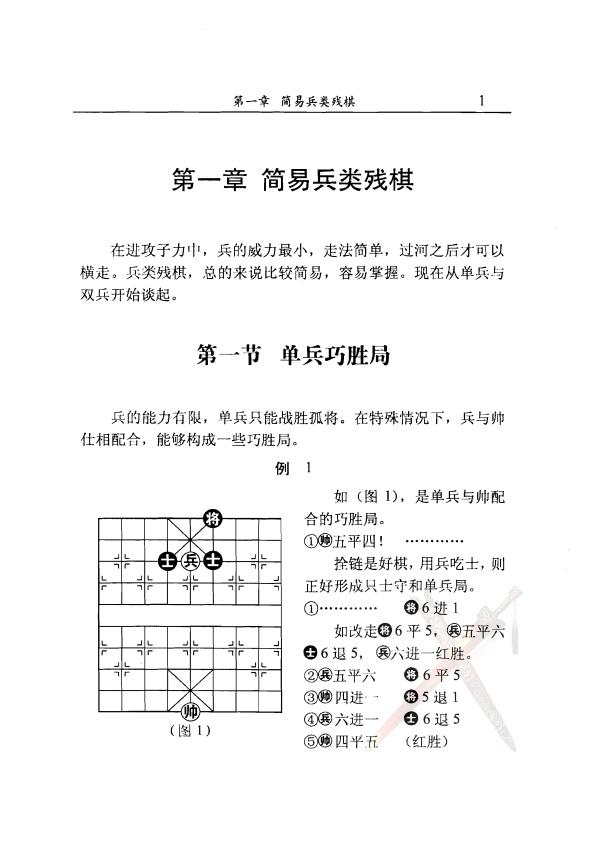
#> input picture documents/split_pages/page_14.jpg, 594 x 842 px
$ python crop_refined.py
#> lines starting #> are read from the running program, lines starting #| are printed output that depends on the picture
from PIL import Image, ImageDraw, ImageFont
img = Image.open('documents/split_pages/page_14.jpg')
#> img is the input picture: PIL image 594x842 RGB; mean R, G, B 245.4, 245.4, 245.3
w, h = img.size
#> w = 594; h = 842

# Giữ nguyên tọa độ siêu rộng an toàn
left = 120 * w / 1000
#> left = 71.28
top = 530 * h / 1000
#> top = 446.3
right = 520 * w / 1000
#> right = 308.9
bottom = 930 * h / 1000
#> bottom = 783.1
crop = img.crop((left, top, right, bottom))
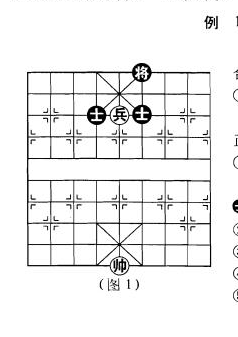
#> crop: PIL image 238x337 RGB; min 0, max 255, mean 238.5

draw = ImageDraw.Draw(crop)
cw, ch = crop.size
#> cw = 238; ch = 337
# Xóa vùng chữ cũ
draw.rectangle([0, ch * 0.82, cw, ch], fill='white')

# Sử dụng font size nhỏ hơn (30-35) để tương đồng với văn bản chính
try:
    font = ImageFont.truetype('arial.ttf', 35)
except:
    font = ImageFont.load_default()

# Viết lại nhãn "(Hình 1)" với kích thước nhỏ hơn
draw.text((cw/2, ch * 0.88), "(Hình 1)", fill='black', font=font, anchor='mm')

crop.save('documents/split_pages/hinh_1_viet_refined.jpg')
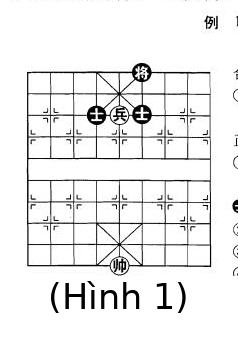
#> saved as hinh_1_viet_refined.jpg: PIL image 238x337 RGB; min 0, max 255, mean 235.9
print('Hinh 1 refined saved.')

$ run again, with documents/split_pages/page_10.jpg copied over documents/split_pages/page_14.jpg
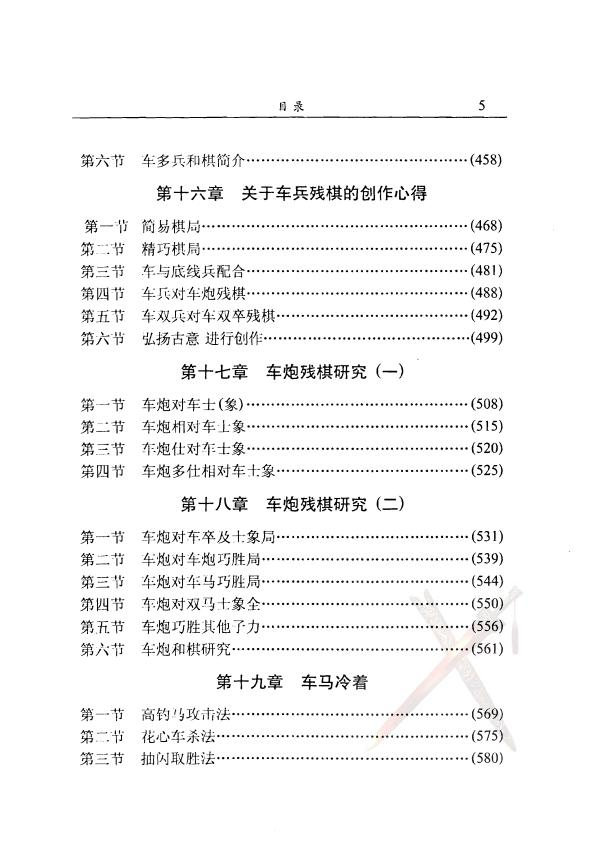
#> input picture documents/split_pages/page_10.jpg, 594 x 842 px
#> img is the input picture: PIL image 594x842 RGB; mean R, G, B 245.3, 245.2, 245.2
#> `crop = img.crop((left, top, right, bottom))`:
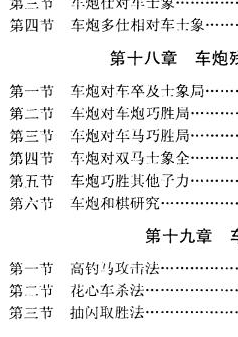
#> crop: PIL image 238x337 RGB; min 0, max 255, mean 235.5
#> `crop.save('documents/split_pages/hinh_1_viet_refined.jpg')`:
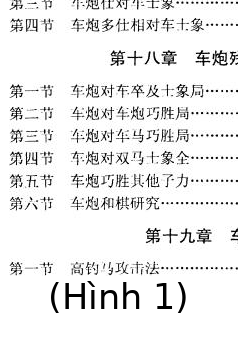
#> saved as hinh_1_viet_refined.jpg: PIL image 238x337 RGB; min 0, max 255, mean 235.1

$ run again, with documents/split_pages/page_11.jpg copied over documents/split_pages/page_14.jpg
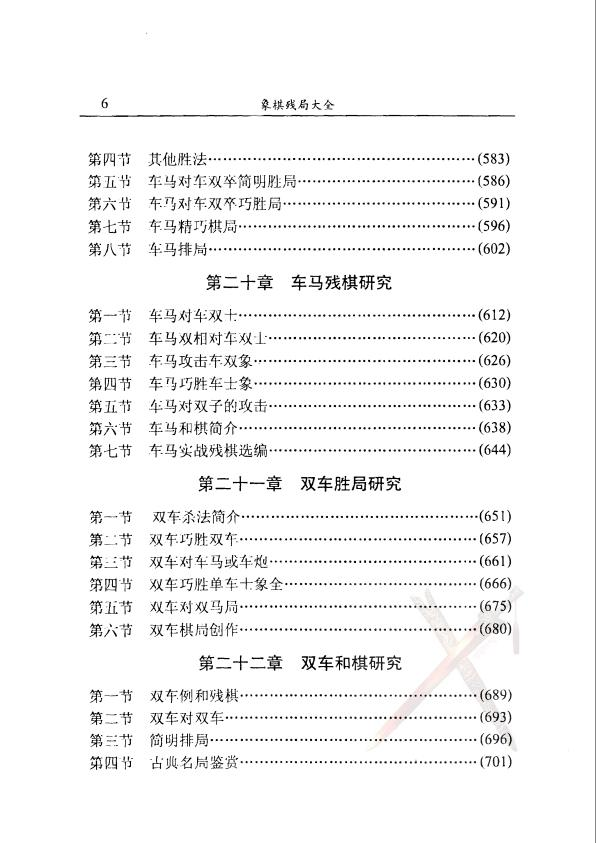
#> input picture documents/split_pages/page_11.jpg, 596 x 843 px
#> img is the input picture: PIL image 596x843 RGB; mean R, G, B 245.2, 245.1, 245.1
#> `crop = img.crop((left, top, right, bottom))`:
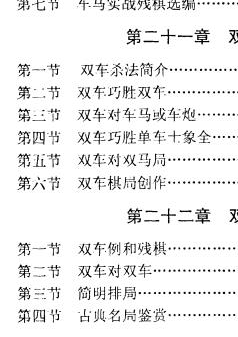
#> crop: PIL image 238x337 RGB; min 0, max 255, mean 237.3
#> `crop.save('documents/split_pages/hinh_1_viet_refined.jpg')`:
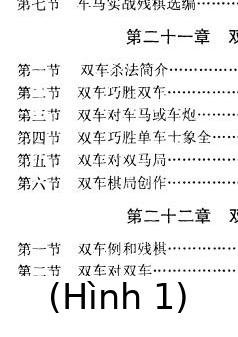
#> saved as hinh_1_viet_refined.jpg: PIL image 238x337 RGB; min 0, max 255, mean 237.1
